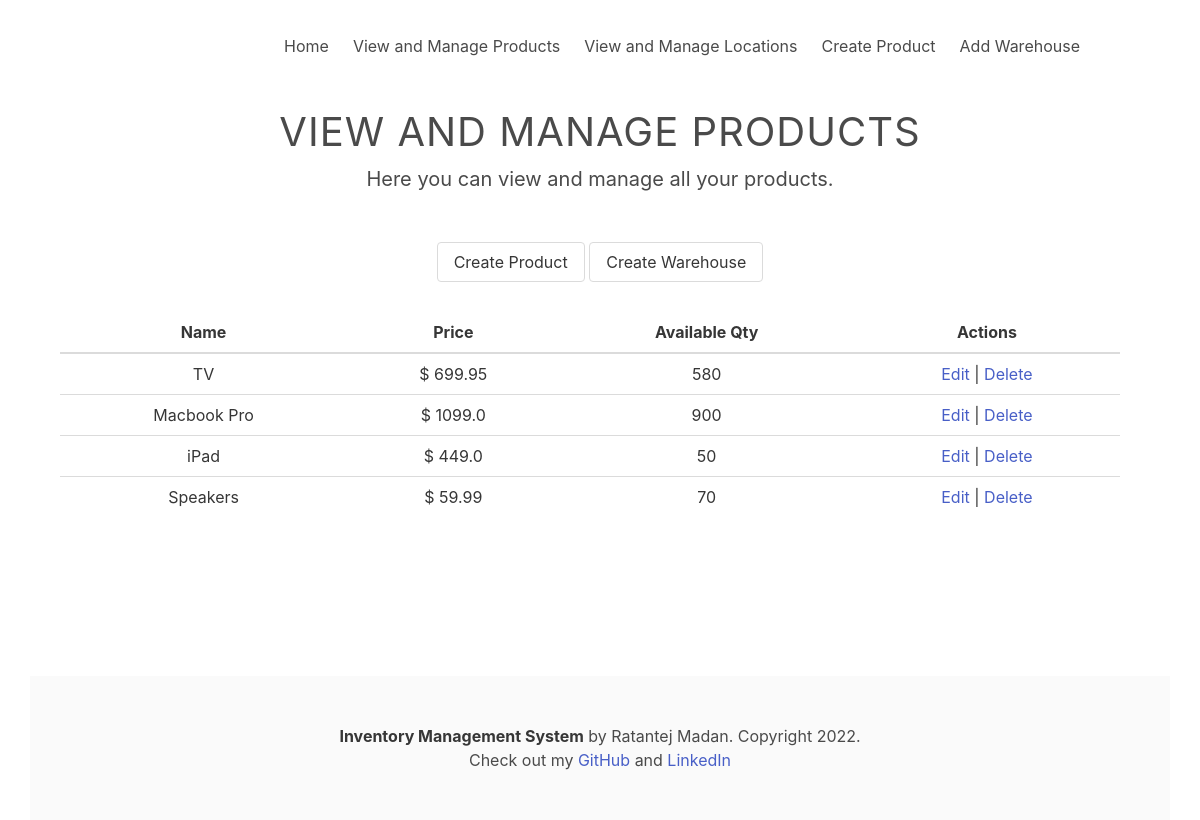
Page /viewProducts on the committed database.
### main.py (models this page shows)
class Product(db.Model):
    id = db.Column(db.Integer, primary_key=True)
    name = db.Column(db.String(100), unique=True)
    price = db.Column(db.Float)

### main.py (the view)
@app.route('/viewProducts')
def viewProducts():
    update_everything()
    return render_template("viewProducts.html", contents=products)

### main.py (called while the page is built)
def getWarehouses():
    all_warehouses = Locations.query.all()
    for i in all_warehouses:
        newWarehouse = warehouse.Warehouse(i.id, i.name, i.address)
        warehouses.append(newWarehouse)

def getProducts():
    all_products = Product.query.all()
    for i in all_products:
        newProduct = product.Product(i.id, i.name, i.price)
        products.append(newProduct)

def populateWarehouse():
    all_inventory = Inventory.query.order_by(Inventory.warehouse_id).all()
    for i in warehouses:
        for j in all_inventory:
            if j.warehouse_id == i.warehouse_id:
                i.addProduct(j.product_id, j.qty)
    for i in products:
        for j in warehouses:
            if i.product_id in j.warehouse_products:
                i.product_warehouse[j.warehouse_id] = \
                    j.warehouse_products[i.product_id]
                i.product_qty += j.warehouse_products[i.product_id]

def update_everything():
    warehouses.clear()
    products.clear()
    getWarehouses()
    getProducts()
    populateWarehouse()

### warehouse.py (called while the page is built)
    def addProduct(self, product_id: int, qty: int):
        self.warehouse_products[product_id] = qty
        self.warehouse_qty += qty

### templates/viewProducts.html
{% extends "base.html" %}
{% block heading %}
    View and Manage Products
{% endblock %}
{% block subheading %}
    Here you can view and manage all your products.
{% endblock %}
{% block main %}
    <section style="margin-top: 10px; text-align: center">
    <div style="display: inline">
        <a class="button" href="{{ url_for('createProduct') }}"> Create Product </a>
        <a class="button" href="{{ url_for('createWarehouse') }}"> Create Warehouse </a>
    </div>
    <br>
    </section>
    <section style="text-align: center">
        <div style="margin-top: 30px; margin-left: 30px; margin-right: 50px">
            <table class="table is-hoverable is-fullwidth">
                <thead>
                <tr>
                    <th> Name </th>
                    <th> Price </th>
                    <th> Available Qty </th>
                    <th> Actions </th>
                </tr>
                </thead>
                <tbody>
                {% for row in contents %}
                    <tr>
                        <td style="vertical-align: middle"> {{ row.product_name }} </td>
                        <td style="vertical-align: middle"> $ {{ row.product_price }} </td>
                        <td style="vertical-align: middle"> {{ row.product_qty }} </td>
                        <td style="vertical-align: middle"> <a href="{{ url_for('editProduct', p_id = row.product_id) }}"> Edit </a>  |  <a href="{{ url_for('deleteProduct', object_key= row.product_id) }}"> Delete </a></td>
                    </tr>
                {% endfor %}
                </tbody>
            </table>
        </div>
    </section>
{% endblock %}

### rows in the picture
Product: product_name "TV", product_price "699.95", product_qty "580"
Product: product_name "Macbook Pro", product_price "1099.0", product_qty "900"
Product: product_name "iPad", product_price "449.0", product_qty "50"
Product: product_name "Speakers", product_price "59.99", product_qty "70"
